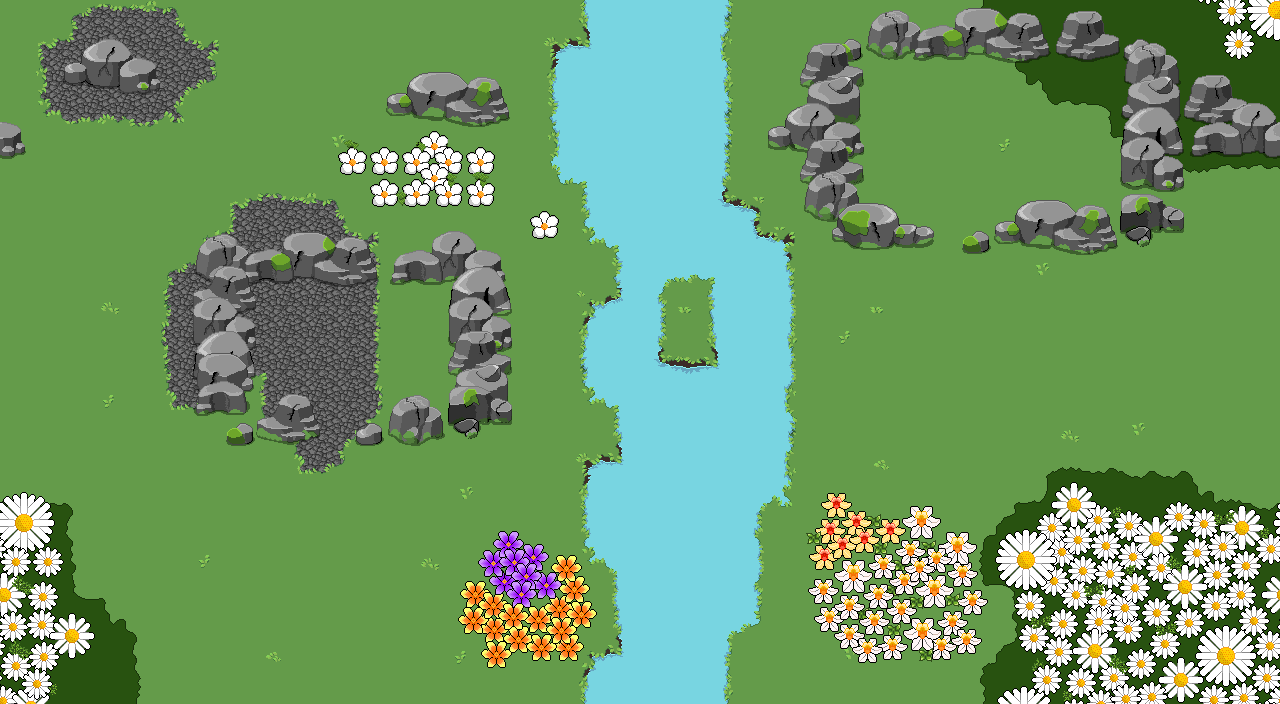

Rendered tile map (Tiled .tmx) drawn with the repository's tilesets; below, a short description and the map source with its tile grids summarised:
An orthogonal 40x22 tile map with 32x32 px tiles, 4 tile layers (tiles, tilesover, elements, over), 3 tilesets and 150 objects.

<map version="1.4" tiledversion="1.4.2" orientation="orthogonal" renderorder="right-down" width="40" height="22" tilewidth="32" tileheight="32" infinite="0" nextlayerid="17" nextobjectid="353">
 <editorsettings>
  <export target="level3.lua" format="lua" />
 </editorsettings>
 <tileset firstgid="1" name="[M]flower" tilewidth="32" tileheight="32" tilecount="253" columns="23">
  <image source="assets/[M]flower.png" width="736" height="352" />
 </tileset>
 <tileset firstgid="254" name="[M]Grass" tilewidth="32" tileheight="32" tilecount="72" columns="9">
  <image source="assets/[M]Grass.png" width="288" height="256" />
  <tile id="15" probability="20" />
 </tileset>
 <tileset firstgid="326" name="[M]Rocks" tilewidth="32" tileheight="32" tilecount="252" columns="14">
  <image source="assets/[M]Rocks.png" width="448" height="576" />
 </tileset>
 <layer id="1" name="tiles" width="40" height="22">
  <data>[880 cells, 880 non-empty, 3 distinct tile ids]</data>
 </layer>
 <layer id="12" name="tilesover" width="40" height="22">
  <data>[880 cells, 789 non-empty, 53 distinct tile ids]</data>
 </layer>
 <layer id="6" name="elements" width="40" height="22">
  <data>[880 cells, 90 non-empty, 65 distinct tile ids]</data>
 </layer>
 <layer id="15" name="over" width="40" height="22">
  <data>[880 cells, 252 non-empty, 203 distinct tile ids]</data>
 </layer>
 <objectgroup id="13" name="level">
  <properties>
   <property name="direction" value="down" />
   <property name="goal" type="int" value="14" />
   <property name="length" type="int" value="5" />
   <property name="x" type="int" value="6" />
   <property name="y" type="int" value="17" />
  </properties>
 </objectgroup>
 <objectgroup id="14" name="water">
  <object id="290" x="576" y="0" width="32" height="32" />
  <object id="291" x="704" y="0" width="32" height="32" />
  <object id="292" x="576" y="32" width="32" height="32" />
  <object id="293" x="544" y="64" width="32" height="32" />
  <object id="294" x="544" y="96" width="32" height="32" />
  <object id="295" x="544" y="128" width="32" height="32" />
  <object id="296" x="576" y="160" width="32" height="32" />
  <object id="297" x="576" y="192" width="32" height="32" />
  <object id="298" x="608" y="224" width="32" height="32" />
  <object id="299" x="608" y="256" width="32" height="32" />
  <object id="300" x="704" y="192" width="32" height="32" />
  <object id="301" x="608" y="288" width="32" height="32" />
  <object id="302" x="576" y="320" width="32" height="32" />
  <object id="303" x="576" y="352" width="32" height="32" />
  <object id="304" x="608" y="384" width="32" height="32" />
  <object id="305" x="608" y="416" width="32" height="32" />
  <object id="306" x="608" y="448" width="32" height="32" />
  <object id="307" x="576" y="480" width="32" height="32" />
  <object id="310" x="576" y="512" width="32" height="32" />
  <object id="311" x="608" y="544" width="32" height="32" />
  <object id="312" x="608" y="576" width="32" height="32" />
  <object id="313" x="608" y="608" width="32" height="32" />
  <object id="314" x="608" y="640" width="32" height="32" />
  <object id="316" x="576" y="672" width="32" height="32" />
  <object id="317" x="704" y="32" width="32" height="32" />
  <object id="318" x="704" y="64" width="32" height="32" />
  <object id="319" x="704" y="96" width="32" height="32" />
  <object id="320" x="704" y="128" width="32" height="32" />
  <object id="321" x="704" y="160" width="32" height="32" />
  <object id="322" x="736" y="224" width="32" height="32" />
  <object id="323" x="768" y="256" width="32" height="32" />
  <object id="324" x="768" y="288" width="32" height="32" />
  <object id="325" x="768" y="320" width="32" height="32" />
  <object id="326" x="768" y="352" width="32" height="32" />
  <object id="327" x="768" y="384" width="32" height="32" />
  <object id="328" x="768" y="416" width="32" height="32" />
  <object id="329" x="736" y="480" width="32" height="32" />
  <object id="330" x="736" y="512" width="32" height="32" />
  <object id="331" x="736" y="544" width="32" height="32" />
  <object id="332" x="736" y="576" width="32" height="32" />
  <object id="333" x="704" y="608" width="32" height="32" />
  <object id="334" x="704" y="640" width="32" height="32" />
  <object id="335" x="704" y="672" width="32" height="32" />
  <object id="336" x="768" y="448" width="32" height="32" />
 </objectgroup>
 <objectgroup id="3" name="walls" opacity="0.97">
  <object id="166" x="864" y="224" width="32" height="32" />
  <object id="182" x="896" y="224" width="32" height="32" />
  <object id="183" x="832" y="224" width="32" height="32" />
  <object id="184" x="800" y="192" width="32" height="32" />
  <object id="219" x="288" y="416" width="32" height="32" />
  <object id="220" x="256" y="416" width="32" height="32" />
  <object id="221" x="224" y="416" width="32" height="32" />
  <object id="222" x="192" y="384" width="32" height="32" />
  <object id="223" x="224" y="384" width="32" height="32" />
  <object id="224" x="224" y="352" width="32" height="32" />
  <object id="225" x="192" y="352" width="32" height="32" />
  <object id="227" x="480" y="256" width="32" height="32" />
  <object id="228" x="192" y="320" width="32" height="32" />
  <object id="229" x="224" y="320" width="32" height="32" />
  <object id="230" x="192" y="288" width="32" height="32" />
  <object id="231" x="224" y="288" width="32" height="32" />
  <object id="232" x="192" y="256" width="32" height="32" />
  <object id="233" x="224" y="256" width="32" height="32" />
  <object id="234" x="352" y="256" width="32" height="32" />
  <object id="235" x="256" y="256" width="32" height="32" />
  <object id="236" x="288" y="256" width="32" height="32" />
  <object id="237" x="320" y="256" width="32" height="32" />
  <object id="238" x="384" y="256" width="32" height="32" />
  <object id="239" x="416" y="256" width="32" height="32" />
  <object id="240" x="448" y="256" width="32" height="32" />
  <object id="241" x="448" y="288" width="32" height="32" />
  <object id="242" x="480" y="288" width="32" height="32" />
  <object id="243" x="448" y="320" width="32" height="32" />
  <object id="244" x="480" y="320" width="32" height="32" />
  <object id="245" x="448" y="352" width="32" height="32" />
  <object id="246" x="480" y="352" width="32" height="32" />
  <object id="247" x="448" y="384" width="32" height="32" />
  <object id="248" x="480" y="384" width="32" height="32" />
  <object id="250" x="448" y="416" width="32" height="32" />
  <object id="251" x="416" y="416" width="32" height="32" />
  <object id="252" x="384" y="416" width="32" height="32" />
  <object id="253" x="352" y="416" width="32" height="32" />
  <object id="254" x="800" y="160" width="32" height="32" />
  <object id="255" x="832" y="160" width="32" height="32" />
  <object id="256" x="832" y="192" width="32" height="32" />
  <object id="257" x="800" y="128" width="32" height="32" />
  <object id="258" x="832" y="128" width="32" height="32" />
  <object id="259" x="800" y="96" width="32" height="32" />
  <object id="260" x="832" y="96" width="32" height="32" />
  <object id="261" x="800" y="64" width="32" height="32" />
  <object id="262" x="832" y="64" width="32" height="32" />
  </objectgroup>
 <objectgroup id="2" name="knots">
  <!-- 9 objects omitted --></objectgroup>
 <objectgroup id="7" name="checkpoints">
  <!-- 4 objects omitted --></objectgroup>
 <objectgroup id="8" name="scissors" />
 <objectgroup id="9" name="doors">
  <properties>
   <property name="Number" type="int" value="1" />
  </properties>
  <!-- 2 objects omitted --></objectgroup>
 <objectgroup id="16" name="secrets">
  <!-- 1 objects omitted --></objectgroup>
 <objectgroup id="11" name="keys">
  <!-- 4 objects omitted --></objectgroup>
</map>
<!-- 60 of 150 objects omitted -->
